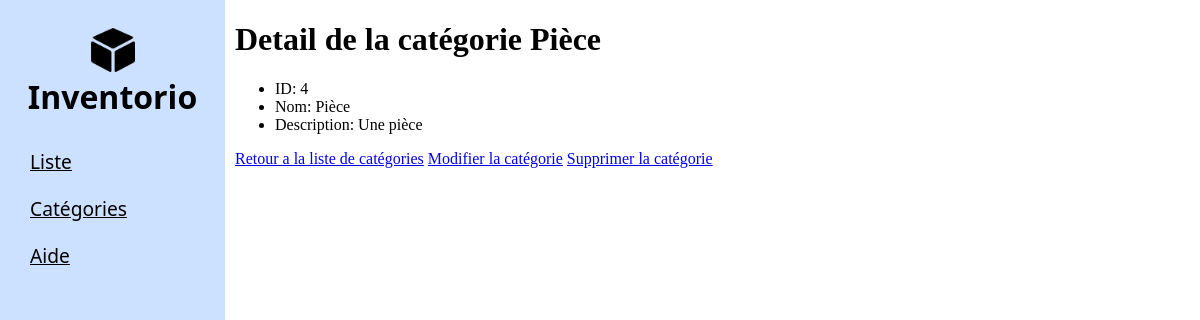
Before: /categorie/4 with the older database file.
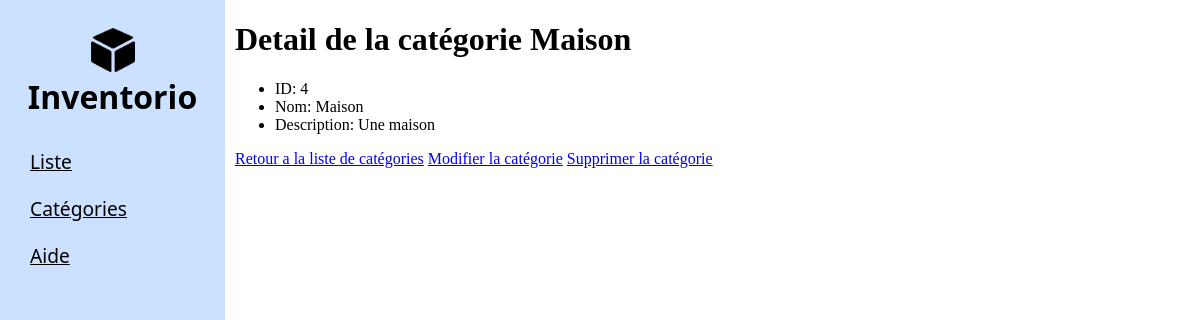
After: the same page with the newer database file.
### inventaire/models.py (models this page shows, shortened)
class Categorie(models.Model):
    name = models.fields.CharField(max_length=100)
    description = models.CharField(max_length=300,
                                   null=True,
                                   blank=True)

### inventaire/views.py (the view)
# urls.py: path('categorie/<int:id>', views.categorie_detail, name='categorie-detail'),
def categorie_detail(request, id):
    categorie = Categorie.objects.get(id=id)
    return render(request,
                  'categorie/categorie_detail.html',
                  {'categorie': categorie})

### inventaire/templates/categorie/categorie_detail.html
{% extends 'inventaire/base.html' %}
{% block content %}
    <h1>Detail de la catégorie {{ categorie.name }}</h1>
    <ul>
        <li>ID: {{ categorie.id }}</li>
        <li>Nom: {{ categorie.name }}</li>
        <li>Description: {{ categorie.description }}</li>
    </ul>
    <a href="{% url 'categorie-list' %}">Retour a la liste de catégories</a>
    <a href="{% url 'categorie-update' categorie.id %}">Modifier la catégorie</a>
    <a href="{% url 'categorie-delete' categorie.id %}">Supprimer la catégorie</a>
{% endblock %}

Changed rows visible on the page:
changed Categorie id 4: name "Pièce" → "Maison"; description "Une pièce" → "Une maison"
